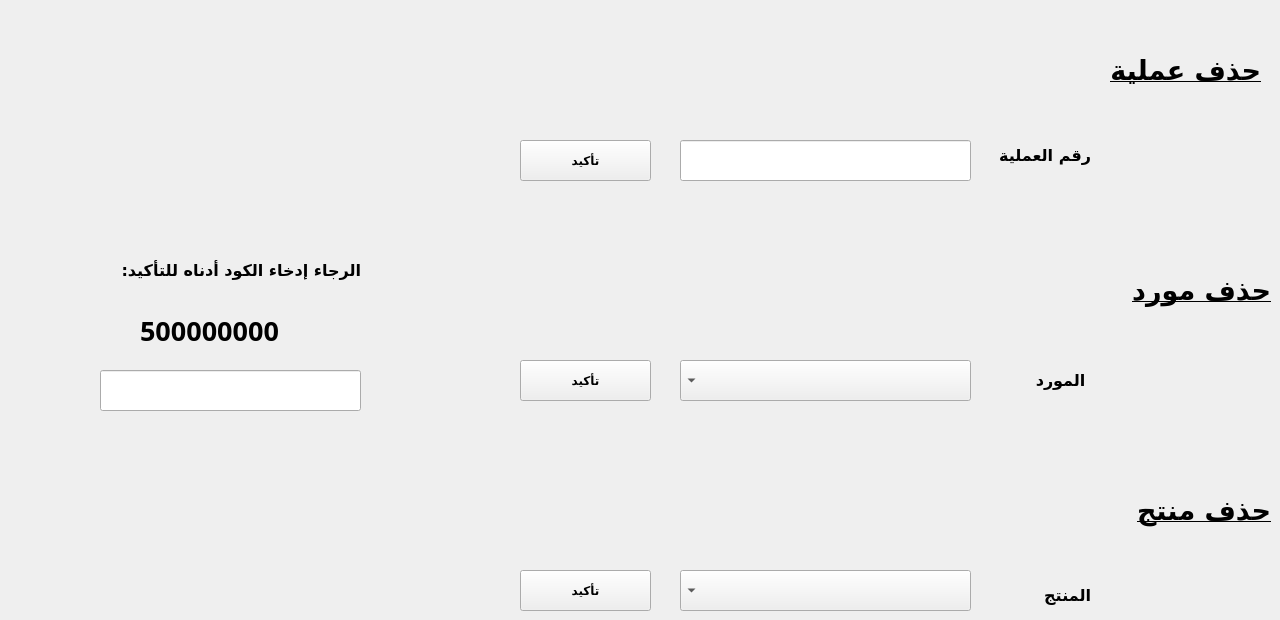
      <widget class="QWidget" name="tab_12">
       <attribute name="title">
        <string>حذف</string>
       </attribute>
       <widget class="QLabel" name="label_35">
        <property name="geometry">
         <rect>
          <x>1070</x>
          <y>40</y>
          <width>191</width>
          <height>61</height>
         </rect>
        </property>
        <property name="font">
         <font>
          <family>Dubai</family>
          <pointsize>20</pointsize>
          <weight>75</weight>
          <italic>false</italic>
          <bold>true</bold>
          <underline>true</underline>
          <strikeout>false</strikeout>
         </font>
        </property>
        <property name="text">
         <string>حذف عملية</string>
        </property>
       </widget>
       <widget class="QLabel" name="label_36">
        <property name="geometry">
         <rect>
          <x>1080</x>
          <y>260</y>
          <width>191</width>
          <height>61</height>
         </rect>
        </property>
        <property name="font">
         <font>
          <family>Dubai</family>
          <pointsize>20</pointsize>
          <weight>75</weight>
          <italic>false</italic>
          <bold>true</bold>
          <underline>true</underline>
          <strikeout>false</strikeout>
         </font>
        </property>
        <property name="text">
         <string>حذف مورد</string>
        </property>
       </widget>
       <widget class="QLabel" name="label_37">
        <property name="geometry">
         <rect>
          <x>1080</x>
          <y>480</y>
          <width>191</width>
          <height>61</height>
         </rect>
        </property>
        <property name="font">
         <font>
          <family>Dubai</family>
          <pointsize>20</pointsize>
          <weight>75</weight>
          <italic>false</italic>
          <bold>true</bold>
          <underline>true</underline>
          <strikeout>false</strikeout>
         </font>
        </property>
        <property name="text">
         <string>حذف منتج</string>
        </property>
       </widget>
       <widget class="QLabel" name="label_48">
        <property name="geometry">
         <rect>
          <x>990</x>
          <y>140</y>
          <width>101</width>
          <height>31</height>
         </rect>
        </property>
        <property name="font">
         <font>
          <family>Dubai</family>
          <pointsize>12</pointsize>
          <weight>75</weight>
          <bold>true</bold>
         </font>
        </property>
        <property name="text">
         <string>رقم العملية</string>
        </property>
       </widget>
       <widget class="QLineEdit" name="OperationCodeEditLine_4">
        <property name="geometry">
         <rect>
          <x>680</x>
          <y>140</y>
          <width>291</width>
          <height>41</height>
         </rect>
        </property>
       </widget>
       <widget class="QComboBox" name="deleteSupplierNamecomboBox_2">
        <property name="geometry">
         <rect>
          <x>680</x>
          <y>360</y>
          <width>291</width>
          <height>41</height>
         </rect>
        </property>
        <property name="layoutDirection">
         <enum>Qt::RightToLeft</enum>
        </property>
       </widget>
       <widget class="QLabel" name="label_38">
        <property name="geometry">
         <rect>
          <x>1030</x>
          <y>370</y>
          <width>61</width>
          <height>21</height>
         </rect>
        </property>
        <property name="font">
         <font>
          <family>Dubai</family>
          <pointsize>12</pointsize>
          <weight>75</weight>
          <bold>true</bold>
         </font>
        </property>
        <property name="text">
         <string> المورد</string>
        </property>
       </widget>
       <widget class="QLabel" name="label_39">
        <property name="geometry">
         <rect>
          <x>1030</x>
          <y>580</y>
          <width>61</width>
          <height>31</height>
         </rect>
        </property>
        <property name="font">
         <font>
          <family>Dubai</family>
          <pointsize>12</pointsize>
          <weight>75</weight>
          <bold>true</bold>
         </font>
        </property>
        <property name="text">
         <string>المنتج</string>
        </property>
       </widget>
       <widget class="QComboBox" name="deleteproductNamecomboBox_3">
        <property name="geometry">
         <rect>
          <x>680</x>
          <y>570</y>
          <width>291</width>
          <height>41</height>
         </rect>
        </property>
        <property name="layoutDirection">
         <enum>Qt::RightToLeft</enum>
        </property>
       </widget>
       <widget class="QLabel" name="label_40">
        <property name="geometry">
         <rect>
          <x>140</x>
          <y>310</y>
          <width>181</width>
          <height>41</height>
         </rect>
        </property>
        <property name="font">
         <font>
          <family>Dubai</family>
          <pointsize>20</pointsize>
          <weight>75</weight>
          <bold>true</bold>
         </font>
        </property>
        <property name="text">
         <string>500000000</string>
        </property>
       </widget>
       <widget class="QLabel" name="label_41">
        <property name="geometry">
         <rect>
          <x>90</x>
          <y>250</y>
          <width>271</width>
          <height>41</height>
         </rect>
        </property>
        <property name="font">
         <font>
          <family>Dubai</family>
          <pointsize>12</pointsize>
          <weight>75</weight>
          <bold>true</bold>
         </font>
        </property>
        <property name="text">
         <string>الرجاء إدخاء الكود أدناه للتأكيد:</string>
        </property>
       </widget>
       <widget class="QLineEdit" name="lineEdit">
        <property name="geometry">
         <rect>
          <x>100</x>
          <y>370</y>
          <width>261</width>
          <height>41</height>
         </rect>
        </property>
       </widget>
       <widget class="QPushButton" name="pushButtondeloperation_3">
        <property name="geometry">
         <rect>
          <x>520</x>
          <y>140</y>
          <width>131</width>
          <height>41</height>
         </rect>
        </property>
        <property name="font">
         <font>
          <family>Dubai</family>
          <pointsize>9</pointsize>
          <weight>75</weight>
          <bold>true</bold>
         </font>
        </property>
        <property name="text">
         <string>تأكيد</string>
        </property>
       </widget>
       <widget class="QPushButton" name="pushButtondeleteSupplierName_4">
        <property name="geometry">
         <rect>
          <x>520</x>
          <y>360</y>
          <width>131</width>
          <height>41</height>
         </rect>
        </property>
        <property name="font">
         <font>
          <family>Dubai</family>
          <pointsize>9</pointsize>
          <weight>75</weight>
          <bold>true</bold>
         </font>
        </property>
        <property name="text">
         <string>تأكيد</string>
        </property>
       </widget>
       <widget class="QPushButton" name="pushButtondeleteproductName_5">
        <property name="geometry">
         <rect>
          <x>520</x>
          <y>570</y>
          <width>131</width>
          <height>41</height>
         </rect>
        </property>
        <property name="font">
         <font>
          <family>Dubai</family>
          <pointsize>9</pointsize>
          <weight>75</weight>
          <bold>true</bold>
         </font>
        </property>
        <property name="text">
         <string>تأكيد</string>
        </property>
       </widget>
      </widget>
